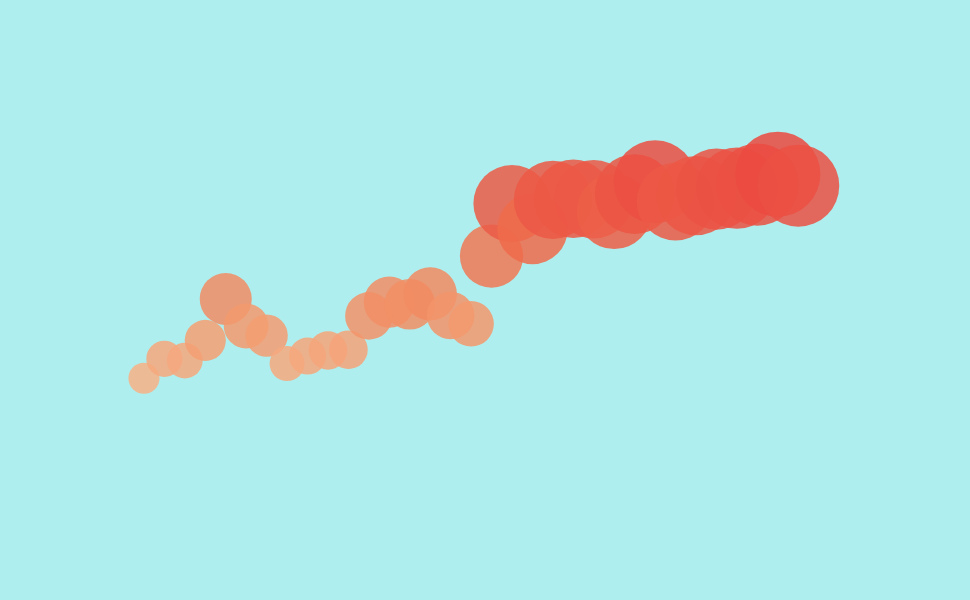

Notebook code cell kept with this figure:
### Markdown cell above
Now it is easier to see a certain trend of water vapor ratio in air (moles/mole).

Creating a scatter plot with center of, area, and color of circle corresponding to ratio of water vapour in air.

### Code cell
# data was collected over these years
years = np.arange(1985, 2019)

# radii of circles based on ratios relative to minimal ratio value
# * 85 to scale the circles nicely 
circle_radii = (yearly_avg - np.min(yearly_avg)) / (np.max(yearly_avg) - np.min(yearly_avg)) * 85

fig = go.Figure()

# color choice hopefully makes the plot readable for colorblind people
fig.add_trace(go.Scatter(
    x = years,
    y = yearly_avg,
    mode = 'markers',
    marker = dict(
        size = circle_radii,
        opacity = 0.85,
        colorscale = "peach",
        color = yearly_avg,
        line = dict(width = 0)
    ),
))

fig.update_xaxes(showgrid = False, showticklabels = False, zeroline = False)
fig.update_yaxes(showgrid = False, showticklabels = False, zeroline = False)
fig.update_layout(
    height = 600, 
    width = 600*1.618, 
    plot_bgcolor = 'paleturquoise',
    paper_bgcolor = 'paleturquoise'
)

pio.write_image(fig, "submitted_picture.pdf")
fig.show(config={'displayModeBar': False})

### Figure 1 — Plotly figure (JSON) as saved in the notebook; plotly's stock layout.template omitted (floating-point values rounded to 4 significant figures)
{"data": [{"marker": {"color": [0, 4.52e-06, 5.27e-06, 5.203e-06, 5.977e-06, 7.569e-06, 6.53e-06, 6.16e-06, 5.085e-06, 5.374e-06, 5.592e-06, 5.618e-06, 6.918e-06, 7.446e-06, 7.365e-06, 7.761e-06, 6.933e-06, 6.612e-06, 9.214e-06, 1.123e-05, 1.026e-05, 1.137e-05, 1.142e-05, 1.14e-05, 1.093e-05, 1.16e-05, 1.207e-05, 1.131e-05, 1.154e-05, 1.179e-05, 1.183e-05, 1.196e-05, 1.236e-05, 1.192e-05, 1.172e-05], "colorscale": [[0, "rgb(253, 224, 197)"], [0.1667, "rgb(250, 203, 166)"], [0.3333, "rgb(248, 181, 139)"], [0.5, "rgb(245, 158, 114)"], [0.6667, "rgb(242, 133, 93)"], [0.8333, "rgb(239, 106, 76)"], [1, "rgb(235, 74, 64)"]], "line": {"width": 0}, "opacity": 0.85, "size": [0, 31.08, 36.24, 35.78, 41.1, 52.04, 44.9, 42.36, 34.96, 36.95, 38.45, 38.63, 47.56, 51.19, 50.64, 53.36, 47.67, 45.46, 63.35, 77.23, 70.54, 78.18, 78.51, 78.36, 75.12, 79.73, 82.98, 77.75, 79.31, 81.04, 81.31, 82.25, 85, 81.94, 80.57]}, "mode": "markers", "type": "scatter", "x": [1985, 1986, 1987, 1988, 1989, 1990, 1991, 1992, 1993, 1994, 1995, 1996, 1997, 1998, 1999, 2000, 2001, 2002, 2003, 2004, 2005, 2006, 2007, 2008, 2009, 2010, 2011, 2012, 2013, 2014, 2015, 2016, 2017, 2018], "y": [0, 4.52e-06, 5.27e-06, 5.203e-06, 5.977e-06, 7.569e-06, 6.53e-06, 6.16e-06, 5.085e-06, 5.374e-06, 5.592e-06, 5.618e-06, 6.918e-06, 7.446e-06, 7.365e-06, 7.761e-06, 6.933e-06, 6.612e-06, 9.214e-06, 1.123e-05, 1.026e-05, 1.137e-05, 1.142e-05, 1.14e-05, 1.093e-05, 1.16e-05, 1.207e-05, 1.131e-05, 1.154e-05, 1.179e-05, 1.183e-05, 1.196e-05, 1.236e-05, 1.192e-05, 1.172e-05]}], "layout": {"height": 600, "paper_bgcolor": "paleturquoise", "plot_bgcolor": "paleturquoise", "width": 970.8, "xaxis": {"showgrid": false, "showticklabels": false, "zeroline": false}, "yaxis": {"showgrid": false, "showticklabels": false, "zeroline": false}}}
